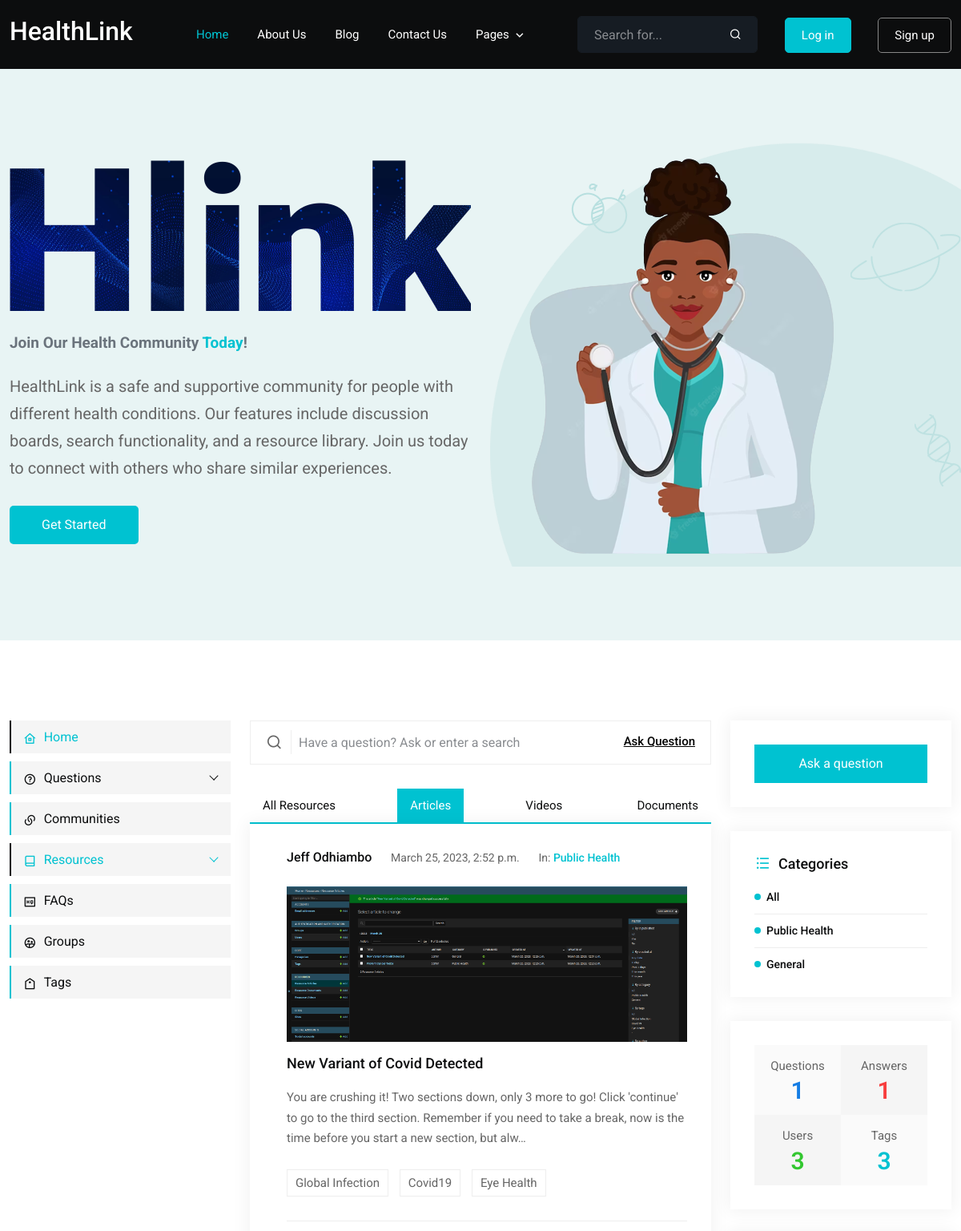
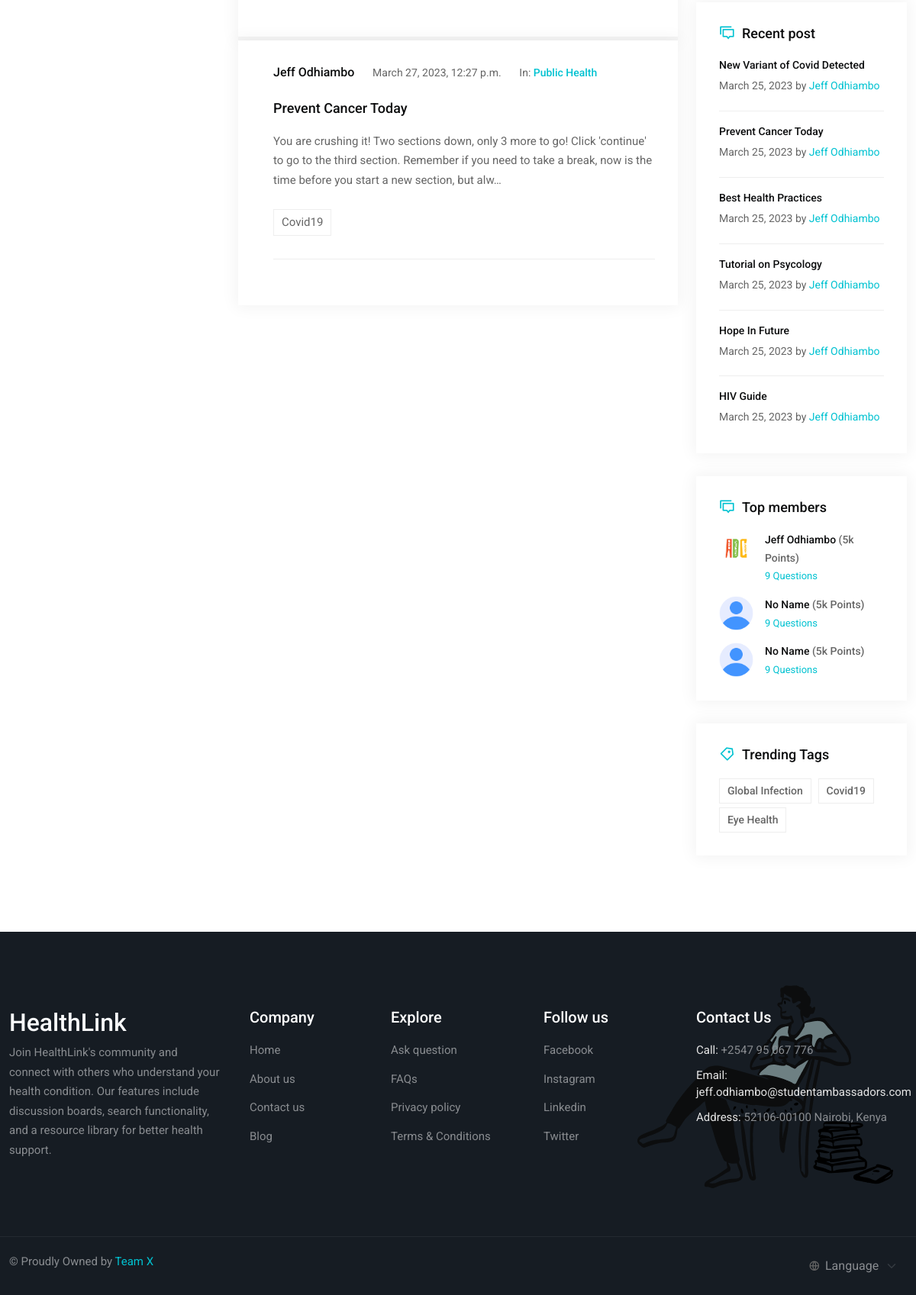
The page / on the database its author committed (2 pictures, top to bottom).
### resources/models.py (models this page shows, shortened)
class Article(models.Model):
    title = models.CharField(max_length=200)
    slug = models.SlugField(max_length=200, unique=True)
    author = models.ForeignKey('auth.User', on_delete=models.CASCADE)
    description = models.TextField()
    category = models.ForeignKey('core.Category', on_delete=models.CASCADE)
    image = models.ImageField(upload_to='resource/articles/', null=True, blank=True)
    tags = models.ManyToManyField('core.Tag', blank=True)
    is_published = models.BooleanField(default=False)
    created_at = models.DateTimeField(auto_now_add=True)
    updated_at = models.DateTimeField(auto_now=True)
    class Meta:
        ordering = ('-created_at',)
        verbose_name_plural = 'Resource Articles'
    def get_absolute_url(self):
        return reverse('resources:article_details', kwargs={'slug': self.slug})

class Video(models.Model):
    title = models.CharField(max_length=200)
    slug = models.SlugField(max_length=200, unique=True)
    author = models.ForeignKey('auth.User', on_delete=models.CASCADE)
    category = models.ForeignKey('core.Category', on_delete=models.CASCADE)
    video = models.URLField()
    tags = models.ManyToManyField('core.Tag', blank=True)
    is_published = models.BooleanField(default=False)
    created_at = models.DateTimeField(auto_now_add=True)
    updated_at = models.DateTimeField(auto_now=True)
    class Meta:
        ordering = ('-created_at',)
        verbose_name_plural = 'Resource Videos'
    def get_video_key(self):
        key = self.video.split('/')[-1]
        return f"https://www.youtube.com/embed/{key}"

class Document(models.Model):
    title = models.CharField(max_length=200)
    slug = models.SlugField(max_length=200, unique=True)
    author = models.ForeignKey('auth.User', on_delete=models.CASCADE)
    category = models.ForeignKey('core.Category', on_delete=models.CASCADE)
    cover_image = models.ImageField(upload_to='resource/documents/images/')
    document = models.FileField(upload_to='resource/documents/')
    tags = models.ManyToManyField('core.Tag', blank=True)
    is_published = models.BooleanField(default=False)
    created_at = models.DateTimeField(auto_now_add=True)
    updated_at = models.DateTimeField(auto_now=True)
    class Meta:
        ordering = ('-created_at',)
        verbose_name_plural = 'Resource Documents'

### core/models.py (models this page shows)
class Category(models.Model):
    title = models.CharField(max_length=100)
    slug = models.SlugField(max_length=100, unique=True)
    image = models.ImageField(upload_to='category/', null=True, blank=True)
    description = models.TextField(null=True, blank=True)
    created_at = models.DateTimeField(auto_now_add=True)
    updated_at = models.DateTimeField(auto_now=True)
    class Meta:
        ordering = ('-created_at',)
        verbose_name_plural = 'Categories'
    def __str__(self):
        return self.title

class Tag(models.Model):
    title = models.CharField(max_length=100)
    slug = models.SlugField(max_length=100, unique=True)
    image = models.ImageField(upload_to='tags/', null=True, blank=True)
    description = models.TextField(null=True, blank=True)
    followers = models.ManyToManyField('auth.User', related_name='followed_tags', blank=True)
    created_at = models.DateTimeField(auto_now_add=True)
    updated_at = models.DateTimeField(auto_now=True)
    class Meta:
        ordering = ('-created_at',)
        verbose_name_plural = 'Tags'
    def __str__(self):
        return self.title

### users/models.py (models this page shows, shortened)
class Profile(models.Model):
    user = models.OneToOneField('auth.User', on_delete=models.CASCADE, related_name='profile')
    gender = models.CharField(max_length=10, choices=GENDER_CHOICES, default='other')
    followers = models.ManyToManyField(Follower, blank=True)
    image = models.ImageField(upload_to='users/profiles/', null=True, blank=True)
    bio = models.TextField(null=True, blank=True)
    phone_number = models.CharField(max_length=15, blank=True, null=True)
    facebook = models.URLField(blank=True, null=True)
    instagram = models.URLField(blank=True, null=True)
    twitter = models.URLField(blank=True, null=True)
    linkedin = models.URLField(blank=True, null=True)
    created_at = models.DateTimeField(auto_now_add=True)
    updated_at = models.DateTimeField(auto_now=True)
    def get_absolute_url(self):
        return reverse('users:user_profile', kwargs={'username': self.user.username})

### core/views.py (the view)
# urls.py: path('', views.index, name='index'),
def index(request):
    context = {
        'title': 'Homepage',
        'r_articles': 'active',
        'articles': Article.objects.filter(is_published=True).order_by('-created_at')[:3],
        'videos': Video.objects.filter(is_published=True).order_by('-created_at')[:3],
        'documents': Document.objects.filter(is_published=True).order_by('-created_at')[:3],
    }
    return render(request, 'index.html', context)

### core/context_processor.py (called while the page is built)
def categories(request):
    latest_post = []
    latest_article = Article.objects.order_by('-created_at')[:2]
    latest_video = Video.objects.order_by('-created_at')[:2]
    latest_document = Document.objects.order_by('-created_at')[:2]
    latest_post.append(latest_article)
    latest_post.append(latest_video)
    latest_post.append(latest_document)
    return {
        'categories': Category.objects.all(),
        'tags': Tag.objects.all(),
        'latest_post': latest_post,
        'top_members': User.objects.all()[:4],
        'total_users': User.objects.all().count(),
        'total_questions': Question.objects.all().count(),
        'total_answers': Answer.objects.all().count(),
    }

### templates/index.html (shortened to what this page needs)
{% extends 'base.html' %}
{% block content %}
		<div class="banner-area">
			<div class="container-fluid">
				<div class="row align-items-center">
					<div class="col-lg-6">
						<div class="banner-content">
							<h1>Hlink</h1>
							<h3>Join Our Health Community <span>Today</span>!</h3>
							<p>HealthLink is a safe and supportive community for people with different health conditions. Our features include discussion boards, search functionality, and a resource library. Join us today to connect with others who share similar experiences.</p>
							<a href="{% url 'account_login' %}" class="default-btn">
								Get Started
							</a>
						</div>
					</div>
					<div class="col-lg-6 pe-0">
						<div class="banner-img">
							<img src="/static/assets/images/banner/banner1-img.png" alt="Image">
						</div>
					</div>
				</div>
			</div>
		</div>
		<div class="main-content-area ptb-100">
			<div class="container">
				<div class="row">
					<div class="col-lg-3">
						{% include 'partials/left-sidebar.html' %}
					</div>
					<div class="col-lg-6">
						<div class="middull-content">
							{% include 'partials/search.html' %}
							<ul class="nav nav-tabs questions-tabs d-flex justify-content-between" id="myTab" role="tablist">
								<li class="nav-item" role="presentation">
									<button class="nav-link" id="featured-question-tab" data-bs-toggle="tab" data-bs-target="#featured-question" type="button" role="tab" aria-controls="featured-question" aria-selected="false">
										All Resources
									</button>
								</li>
								<li class="nav-item" role="presentation">
									<button class="nav-link active" id="recent-questions-tab" data-bs-toggle="tab" data-bs-target="#recent-questions" type="button" role="tab" aria-controls="recent-questions" aria-selected="true">
										Articles
									</button>
								</li>
								<li class="nav-item" role="presentation">
									<button class="nav-link" id="most-answered-tab" data-bs-toggle="tab" data-bs-target="#most-answered" type="button" role="tab" aria-controls="most-answered" aria-selected="false">
										Videos
									</button>
								</li>
								<li class="nav-item" role="presentation">
									<button class="nav-link" id="unanswered-question-tab" data-bs-toggle="tab" data-bs-target="#unanswered-question" type="button" role="tab" aria-controls="unanswered-question" aria-selected="false">
										Documents
									</button>
								</li>
							</ul>
							<div class="tab-content" id="myTabContent">
								<div class="tab-pane fade show active" id="recent-questions" role="tabpanel" aria-labelledby="recent-questions-tab">
									{% include 'resources/partials/articles.html' %}
								</div>
							</div>
						</div>
					</div>
					<div class="col-lg-3">
						{% include 'resources/partials/right-sidebar.html' %}
					</div>
				</div>
			</div>
		</div>
{% endblock %}

### templates/resources/partials/articles.html
{% if articles %}
{% for article in articles %}
<div class="single-qa-box like-dislike">
    <div class="d-flex">
        <div class="flex-grow-1 ms-3">
            <ul class="graphic-design">
                <li>
                    <a href="">{{ article.author.get_full_name|default:'No name' }}</a>
                </li>
                <li>
                    <span>{{ article.updated_at }}</span>
                </li>
                <li>
                    <span>In:</span>
                    <a href="{% url 'resources:articles_category' article.category.slug %}" class="graphic">
                        {{ article.category }}
                    </a>
                </li>
            </ul>
            {% if article.image %}
            <a href="{{ article.get_absolute_url }}">
                <img src="{{ article.image.url }}" alt="{{ article.title }}" class="img-fluid">
            </a>
            {% endif %}
            <h3 class="mt-3">
                <a href="{{ article.get_absolute_url }}">
                    {{ article.title }}
                </a>
            </h3>
            <p>
                {{ article.description|truncatechars:200 }}
            </p>
            {% if article.tags.all %}
            <ul class="tag-list">
                {% for a_tag in article.tags.all %}
                <li>
                    <a href="{% url 'resources:article_tags' a_tag.slug %}">{{ a_tag }}</a>
                </li>
                {% endfor %}
            </ul>
            {% endif %}
        </div>
    </div>
</div>
{% endfor %}
{% else %}
<div class="alert alert-info">
    No articles found
</div>
{% endif %}

### templates/resources/partials/right-sidebar.html (shortened to what this page needs)
<div class="right-siderbar">
    <div class="right-siderbar-common">
        <a href="{% url 'questions:ask' %}" class="default-btn">
            Ask a question
        </a>
    </div>
    <div class="right-siderbar-common">
        {% if categories %}
        <div class="category discussions">
            <h3>
                <i class="ri-list-unordered"></i>
                Categories
            </h3>
                <ul>
                    {% if articles or article or r_articles %}
                        <li><a href="{% url 'resources:articles' %}">All</a></li>
                        {% for category in categories %}
                        <li>
                            <a href="{% url 'resources:articles_category' category.slug %}">{{ category }}</a>
                        </li>
                        {% endfor %}
                    {% endif %}
                </ul>
            </div>
        </div>
        {% endif %}
        <div class="right-siderbar-common">
            <div class="answer-count">
                <ul class="d-flex flex-wrap">
                    <li>
                        <span>Questions</span>
                        <span class="count">{{ total_answers }}</span>
                    </li>
                    <li>
                        <span>Answers</span>
                        <span class="count">{{ total_questions }}</span>
                    </li>
                    <li>
                        <span>Users</span>
                        <span class="count">{{ total_users }}</span>
                    </li>
                    <li>
                        <span>Tags</span>
                        <span class="count">{{ tags.all.count }}</span>
                    </li>
                </ul>
            </div>
        </div>
    {% if latest_post %}
    <div class="right-siderbar-common">
        <div class="recent-post">
            <h3>
                <i class="ri-discuss-line"></i>
                Recent post
            </h3>
            <ul>
                {% for post in latest_post %}
                    {% for pst in post %}
                    <li>
                        <a href="{{ pst.get_absolute_url }}">
                            {{ pst.title }}
                        </a>
                        <p>{{ pst.created_at|date }} by <a href="{{ pst.author.profile.get_absolute_url }}">{{ pst.author.get_full_name }}</a></p>
                    </li>
                    {% endfor %}
                {% endfor %}
            </ul>
        </div>
    </div>
    {% endif %}
    {% if top_members %}
    <div class="right-siderbar-common">
        <div class="top-members">
            <h3>
                <i class="ri-discuss-line"></i>
                Top members
            </h3>
            <ul>
                {% for member in top_members %}
                <li>
                    <a href="{% url 'users:user_profile' member.username %}">
                        {% if member.profile.image %}
                            <img src="{{ member.profile.image.url }}" style="max-height: 45px !important;" alt="{{ user.username }}">
                        {% else %}
                            {% if member.profile.gender == 'other' %}
                                <img src="/static/user.png" style="max-height: 45px !important;" alt="{{ user.username }}">
                            {% elif member.profile.gender == 'male' %}
                                <img src="/static/man.png" style="max-height: 45px !important;" alt="{{ user.username }}">
                            {% else %}
                                <img src="/static/woman.png" style="max-height: 45px !important;" alt="{{ user.username }}">
                            {% endif %}
                        {% endif %}
                        <p>{{ member.get_full_name|default:"No Name" }} <span>(5k Points)</span></p>
                        <span>9 Questions</span>
                    </a>
                </li>
                {% endfor %}
            </ul>
        </div>
    </div>
    {% endif %}
    {% if tags %}
    <div class="right-siderbar-common">
        <div class="trending-tags">
            <h3>
                <i class="ri-price-tag-3-line"></i>
                Trending Tags
            </h3>
            <ul>
                {% for tag in tags %}
                <li>
                    <a href="{% url 'resources:article_tags' tag.slug %}">
                        {{ tag }}
                    </a>
                </li>
                {% endfor %}
            </ul>
        </div>
    </div>
    {% endif %}
</div>

### static/assets/css/editor.css (style rules this page uses)
h1 { margin-top:10px; line-height:40px; }

### static/assets/css/responsive.css (style rules this page uses)
@media only screen and (min-width: 1200px) and (max-width: 1399px) { .container { max-width: 1320px; } }

### rows shown on the page
Article: author.get_full_name "Jeff Odhiambo", updated_at "March 25, 2023, 2:52 p.m.", category "Public Health", image (picture), title "New Variant of Covid Detected", description "You are crushing it! Two sections down, only 3 more to go! Click 'continue' to go to the third section. Remember if you need to take a break, now is the time before you start a new section, but alw…", created_at "March 25, 2023"
Tag: title "Global Infection"
Tag: title "Covid19"
Tag: title "Eye Health"
Article: author.get_full_name "Jeff Odhiambo", updated_at "March 27, 2023, 12:27 p.m.", category "Public Health", title "Prevent Cancer Today", description "You are crushing it! Two sections down, only 3 more to go! Click 'continue' to go to the third section. Remember if you need to take a break, now is the time before you start a new section, but alw…", created_at "March 25, 2023"
Category: title "Public Health"
Category: title "General"
Video: title "Best Health Practices", created_at "March 25, 2023", author.get_full_name "Jeff Odhiambo"
Video: title "Tutorial on Psycology", created_at "March 25, 2023", author.get_full_name "Jeff Odhiambo"
Document: title "Hope In Future", created_at "March 25, 2023", author.get_full_name "Jeff Odhiambo"
Document: title "HIV Guide", created_at "March 25, 2023", author.get_full_name "Jeff Odhiambo"

### other values the page prints
{{ total_answers }} "1"
{{ total_questions }} "1"
{{ total_users }} "3"
{{ tags.all.count }} "3"
{{ member.get_full_name|default:"No Name" }} "Jeff Odhiambo"
{{ member.get_full_name|default:"No Name" }} "No Name"
